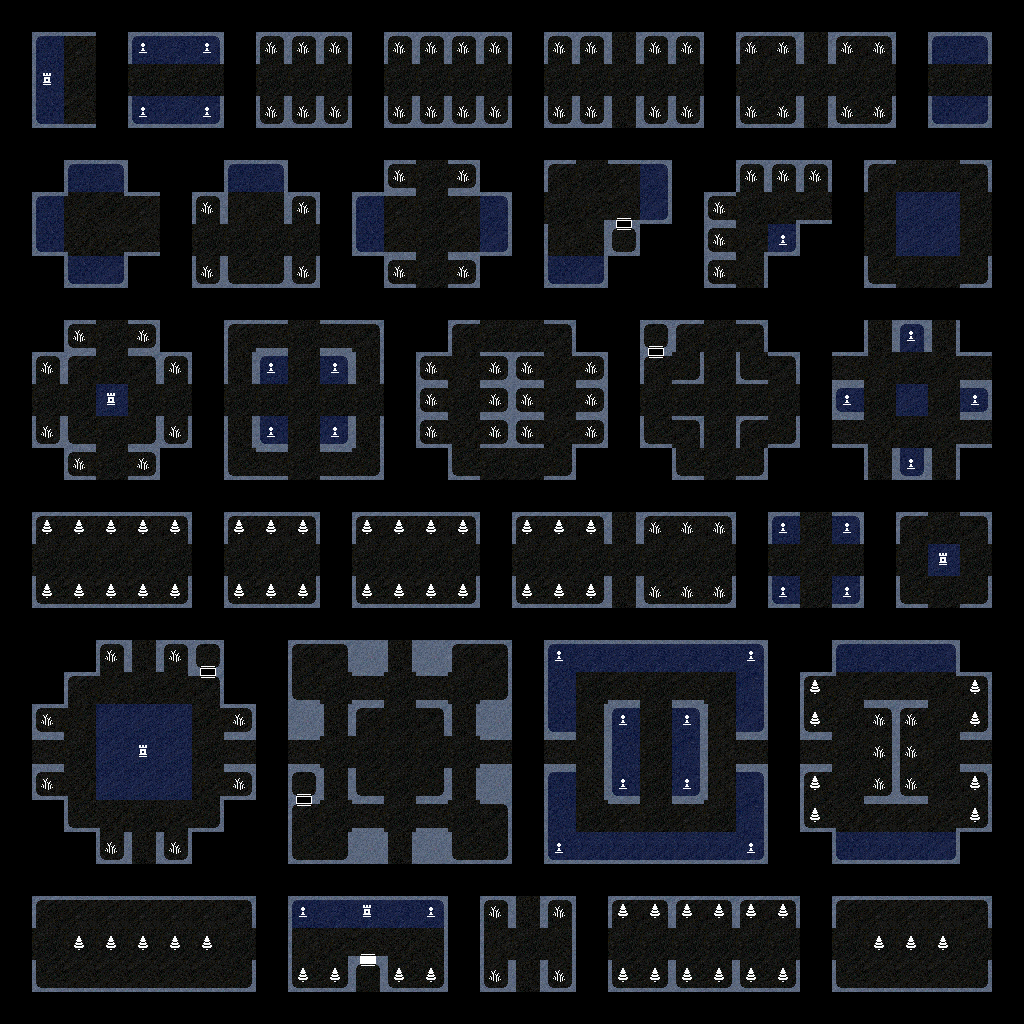

The image is a tile-based game level rendered from a .tmx file. Its description and source (layers, tilesets, objects; grid data summarised) follow:
An orthogonal 32x32 tile map with 32x32 px tiles, 3 tile layers (Root, Extra, Extended), 3 tilesets.

<map version="1.9" tiledversion="1.9.2" orientation="orthogonal" renderorder="right-down" width="32" height="32" tilewidth="32" tileheight="32" infinite="0" nextlayerid="4" nextobjectid="1">
 <properties>
  <property name="FeatureName" value="Gardens-1" />
  <property name="FeatureType" value="FeatureMap" />
  <property name="Plant-A" value="Plant:garden" />
  <property name="Statue-A" value="Statue:garden-small" />
  <property name="Statue-B" value="Statue:garden-large" />
  <property name="Tree-B" value="Tree:garden" />
 </properties>
 <tileset firstgid="1" source="../rhysh-tilemap.tsx" />
 <tileset firstgid="257" source="../rhysh-extended.tsx" />
 <tileset firstgid="1265" source="../rhysh-extra.tsx" />
 <layer id="1" name="Root" width="32" height="32" locked="1">
  <data>[1024 cells, 597 non-empty, 34 distinct tile ids]</data>
 </layer>
 <layer id="2" name="Extra" width="32" height="32" locked="1">
  <data>[1024 cells, 10 non-empty, 4 distinct tile ids]</data>
 </layer>
 <layer id="3" name="Extended" width="32" height="32" locked="1">
  <data>[1024 cells, 182 non-empty, 4 distinct tile ids]</data>
 </layer>
</map>
